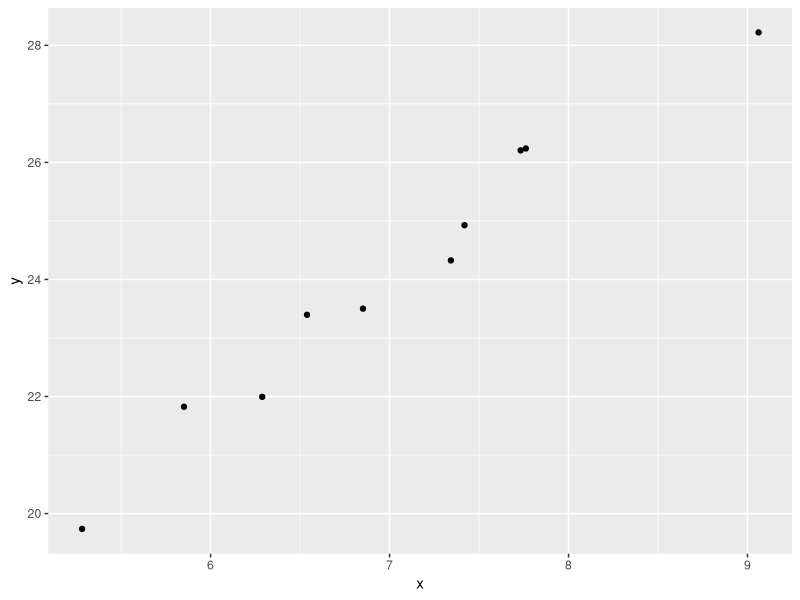

Here is the R script that generated this plot:
## ---- chunk 1
#| message: false
#| warning: false


library(tidyverse)

set.seed(100)

x <- runif(10, 5, 10)
y <- 10 + 2 * x + rnorm(10, 0, 1)


ggplot(data = data.frame(x, y), 
       aes(x, y)) + geom_point()



## ---- chunk 2


zx <- (x - mean(x)) / sd(x)
zy <- (y - mean(y)) / sd(y)


rxy <- sum(zx * zy) / (length(x) - 1)


## ---- chunk 3

b1 <- rxy * (sd(y)/sd(x))

b0 <- mean(y) - b1 * mean(x)

## ---- chunk 4
e <- y - (b0 + b1*x)
## ---- chunk 5

se <- sqrt(1/(length(x)-2) * sum(e^2)) 

## ---- chunk 6
## Must use n in the denominator
varx <- (sum((x-mean(x))^2))/length(x)

seb0 <- se/sqrt(length(x)) * sqrt(1 + ((mean(x)^2) / varx))

## ---- chunk 7
sx <- sqrt(sum((x - mean(x))^2) / length(x))

seb1 <- se/sqrt(length(y)) * 1 /  sx

## ---- chunk 8

m <- lm(y ~ x, data = data.frame(y, x))

summary(m)

## ---- chunk 9

xcat <- ifelse(x < 7, 0, 1)


## Calculate the correlation 
zx <- (xcat - mean(xcat)) / sd(xcat)
zy <- (y - mean(y)) / sd(y)


rxy <- sum(zx * zy) / (length(xcat) - 1)


## Calculate the slope 

b1 <- rxy * (sd(y)/sd(xcat))

b0 <- mean(y) - b1 * mean(xcat)


b1
b0

## Calculate the errors

e <- y - (b0 + b1*xcat)

## 

varx <- (sum((xcat-mean(xcat))^2))/length(xcat)

seb0 <- se/sqrt(length(xcat)) * sqrt(1 + ((mean(xcat)^2) / varx))

sx <- sqrt(sum((xcat - mean(xcat))^2) / length(xcat))

seb1 <- se/sqrt(length(y)) * 1 /  sx


## Calculate 





